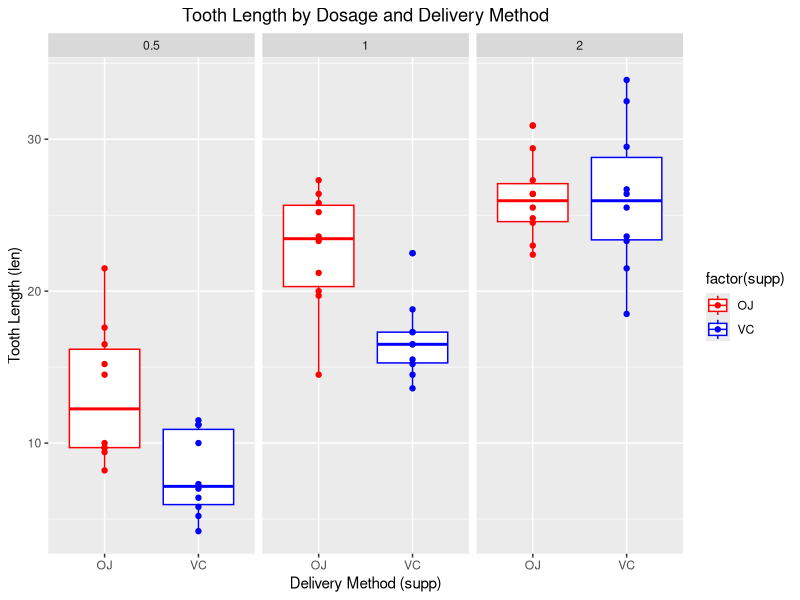
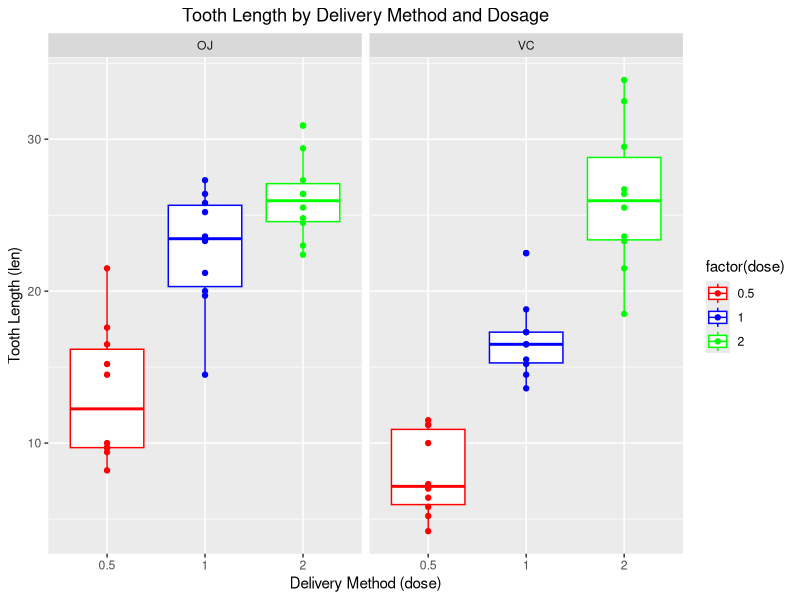

These figures' R source, in order: (Note: this script raises an error after producing the figures.)
## ---- chunk 1
knitr::opts_chunk$set(echo = TRUE)
## ---- chunk 2
##  Load the following R packages to perform the analysis.

    library(datasets)
    library(ggplot2)
    library(dplyr)
## ---- chunk 3

##  Review the first few rows of data in the data set.

    data <- ToothGrowth
    head(data)
## ---- chunk 4

##  Review the summary of the data in the data set.

    summary(data)
## ---- chunk 5
##  Review the data variable types and number of unique doses.

    str(data)
    unique(data$dose)
## ---- chunk 6

##  Generate a ggplot2 using the following parameters for the plot:
##      -   g:                      variable for initial plot layer 
##      -   aes:                    aesthetics (x: supp, y: len)
##      -   geom_boxplot color:      OJ = "red", VC = "blue" 
##      -   geom_point color:        OJ = "red", VC = "blue"
##      -   x axis label (labs):    "Delivery Method (supp)"
##      -   y axis label (labs):    "Tooth Length (len)"
##      -   main title (labs):      "Tooth Length by Dosage and Delivery Method"
##      -   facet_grid:             Broken out by dose (. ~ dose)
##      -   theme element:          center: element_text(hjust = 0.5) 
    
    g <- ggplot(data, aes(supp,len)) +
        geom_boxplot(aes(colour=factor(supp))) +
        geom_point(aes(colour=factor(supp))) +
        theme(plot.title = element_text(hjust = 0.5)) +
        labs(title="Tooth Length by Dosage and Delivery Method") +
        labs(x="Delivery Method (supp)",y="Tooth Length (len)") + 
        scale_colour_manual(values = c("red", "blue")) +
        facet_grid(. ~ dose)
    print(g)    
## ---- chunk 7

##  Generate a ggplot2 using the following parameters for the plot:
##      -   g:                      variable for initial plot layer 
##      -   aes:                    aesthetics (x: supp, y: len)
##      -   geom_boxplot color:      OJ = "red", VC = "blue" 
##      -   geom_point color:        OJ = "red", VC = "blue"
##      -   x axis label (labs):    "Delivery Method (supp)"
##      -   y axis label (labs):    "Tooth Length (len)"
##      -   main title (labs):      "Tooth Length by Delivery Method and Dosage"
##      -   facet_grid:             Broken out by dose (. ~ dose)
##      -   theme element:          center: element_text(hjust = 0.5) 
    
    
    g <- ggplot(data, aes(as.factor(dose),len)) +
        geom_boxplot(aes(colour=factor(dose))) +
        geom_point(aes(colour=factor(dose))) +
        theme(plot.title = element_text(hjust = 0.5)) +
        labs(title="Tooth Length by Delivery Method and Dosage") +
        labs(x="Delivery Method (dose)",y="Tooth Length (len)") + 
        scale_colour_manual(values = c("red", "blue", "green")) +
        facet_grid(. ~ supp)
    print(g)    
## ---- chunk 8
##  Perform t-testing for the hypothesis based upon supplement (supp) only.
    
    test_supp <- t.test(len~supp,data = data,paired=FALSE)
    test_supp
## ---- chunk 9
##  Filter the data set to get supplement by dosage level.
##  Perform t-testing for the hypothesis based upon each dosage (dose).
    
    dose_0.5        <- filter(data,dose==.5)
    dose_1          <- filter(data,dose==1)
    dose_2          <- filter(data,dose==2)
    
    test_dose_0.5   <- t.test(len~supp,data = dose_0.5,paired=FALSE)
    test_dose_1     <- t.test(len~supp,data = dose_1,paired=FALSE)
    test_dose_2     <- t.test(len~supp,data = dose_2,paired=FALSE)
    
    test_dose_0.5
    test_dose_1
    test_dose_2
